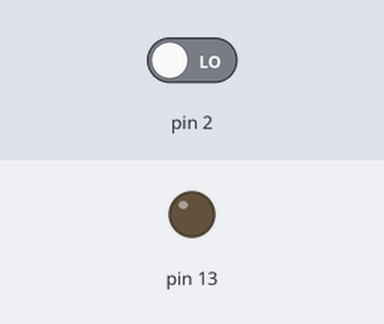
The sketch below on a simulated Arduino Uno, built with avr-gcc and run on an emulated ATmega328P. On the bench: output pins drawn as LEDs (lit = HIGH). The inputs (shaded band) are chosen by the test bench; at power-on: pin 2 LOW.

Above: at 1.2 s.
1.3 s: pin 2 driven HIGH
At 2.0 s:
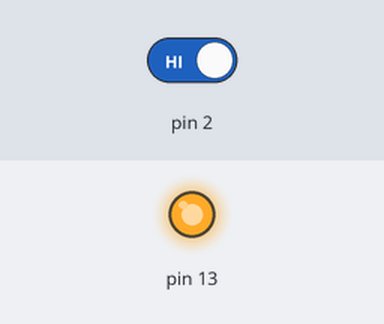
2.8 s: pin 2 driven LOW
At 3.1 s:
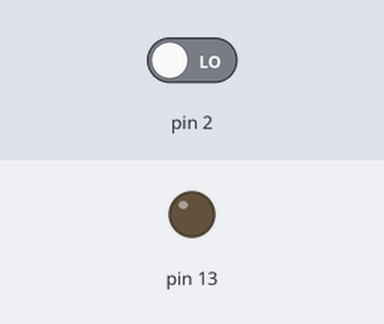
Timing chart, 0 to 5.8 s (numbered marks = the images above; inputs shaded):
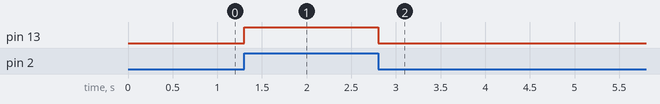

The sketch:

copy_of_pir_motion_sensor_with_arduino_blocks_1.ino
```cpp
int buttonState = 0;

void setup()
{
  pinMode(2, INPUT);
  pinMode(13, OUTPUT);
}

void loop()
{
  // read the state of the pushbutton
  buttonState = digitalRead(2);
  // check if pushbutton is pressed. if it is, the
  // button state is HIGH
  if (buttonState == HIGH) {
    digitalWrite(13, HIGH);
  } else {
    digitalWrite(13, LOW);
  }
//  delay(10); // Delay a little bit to improve simulation performance
}
```

Measured:
- after the input at 1.3 s, pin 13: LOW → HIGH at once
- after the input at 2.8 s, pin 13: HIGH → LOW at once
